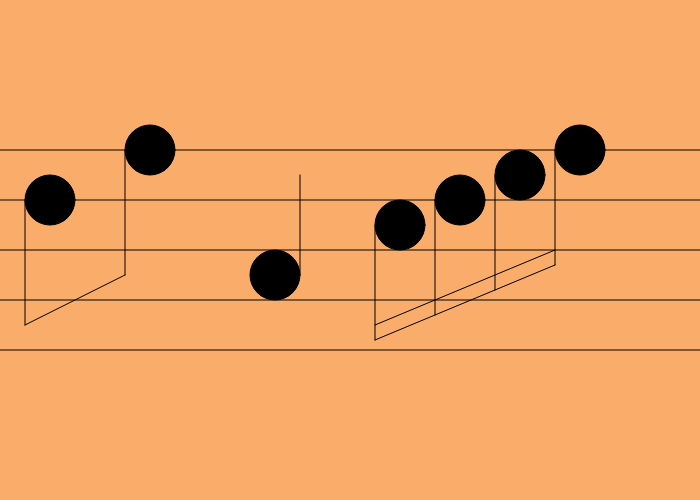
Frame 1 (no input)
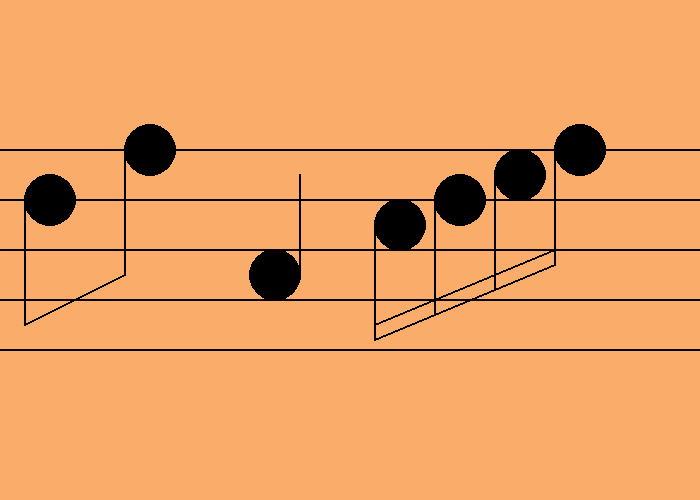
Frame 60 (no input)
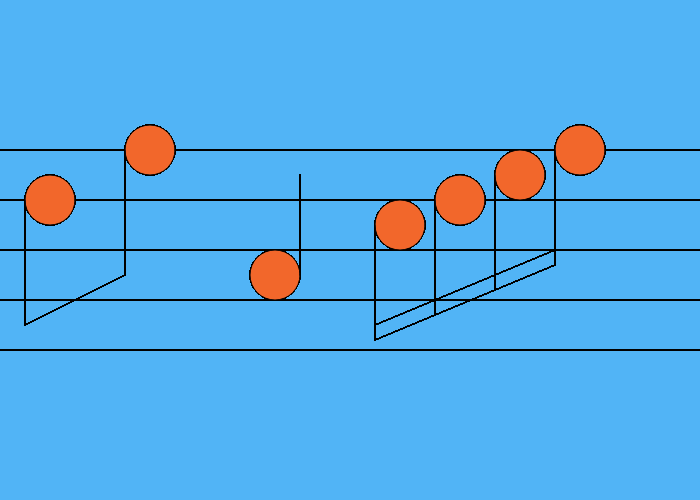
Frame 120 (the mouse pressed at the canvas centre since frame 60)

The p5.js sketch that drew these frames (run headless with seeded random() and noise() and a simulated clock; from frame 60 on, the mouse is pressed at the canvas centre):

// p5.js sketch
// ── sketch.js
var num = 250;
var num2 = 173;
var num3 = 106;
var base = 350;
var start = 0
var end = 700

var pressed = false;

function setup() {
    createCanvas(700,500);
    background(num,num2,num3);
    fill(0,0,0);
    
}

function draw() {
  //line( start_x, start_y, end_x, end_y )
    if(pressed == true){
    fill(random(256),random(256),random(256));
    
}else{
    fill(0,0,0);
}
    line(start,base,end,base);
    line(start,base - 50,end,base - 50);
    line(start,base - 100,end,base - 100);
    line(start,base - 150,end,base - 150);
    line(start,base - 200,end,base - 200);
    
    ellipse(50,200,50,50);
    ellipse(150,150,50,50);
    
    line(25,200,25,325);
    line(125,150,125,275);
    line(25,325,125,275);
    
    ellipse(275,275,50,50);
    line(300,275,300,175);
    
    ellipse(400,225,50,50);
    ellipse(460,200,50,50);
    ellipse(520,175,50,50);
    ellipse(580,150,50,50);
    
    line(375,225,375,340);
    line(435,200,435,315);
    line(495,175,495,290);
    line(555,150,555,265);
    line(375,340,555,265);
    line(375,325,555,250);

}

function mousePressed(){
    background(81,180,246);
    pressed = true;
    fill(random(256),random(256),random(256));
    
}

function mouseReleased(){
    background(num,num2,num3);
    pressed = false;
}
